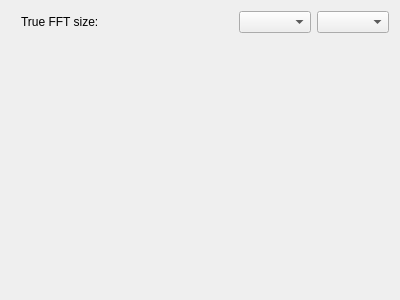
<?xml version="1.0" encoding="UTF-8"?>
<ui version="4.0">
 <class>Spectrogram_UI</class>
 <widget class="QWidget" name="Spectrogram_UI">
  <property name="geometry">
   <rect>
    <x>0</x>
    <y>0</y>
    <width>400</width>
    <height>300</height>
   </rect>
  </property>
  <property name="windowTitle">
   <string>Form</string>
  </property>
  <layout class="QGridLayout" name="gridLayout">
   <item row="0" column="5">
    <widget class="QComboBox" name="windowSize"/>
   </item>
   <item row="0" column="4">
    <widget class="QComboBox" name="windowFunction"/>
   </item>
   <item row="1" column="5">
    <spacer name="verticalSpacer">
     <property name="orientation">
      <enum>Qt::Vertical</enum>
     </property>
     <property name="sizeHint" stdset="0">
      <size>
       <width>20</width>
       <height>40</height>
      </size>
     </property>
    </spacer>
   </item>
   <item row="0" column="3">
    <spacer name="horizontalSpacer">
     <property name="orientation">
      <enum>Qt::Horizontal</enum>
     </property>
     <property name="sizeHint" stdset="0">
      <size>
       <width>40</width>
       <height>20</height>
      </size>
     </property>
    </spacer>
   </item>
   <item row="0" column="0">
    <spacer name="horizontalSpacer_2">
     <property name="orientation">
      <enum>Qt::Horizontal</enum>
     </property>
     <property name="sizeType">
      <enum>QSizePolicy::Fixed</enum>
     </property>
     <property name="sizeHint" stdset="0">
      <size>
       <width>10</width>
       <height>20</height>
      </size>
     </property>
    </spacer>
   </item>
   <item row="0" column="1">
    <widget class="QLabel" name="labelFFTSize">
     <property name="text">
      <string>True FFT size:</string>
     </property>
    </widget>
   </item>
   <item row="0" column="2">
    <widget class="QLabel" name="labelFFTSizeNumber">
     <property name="text">
      <string/>
     </property>
    </widget>
   </item>
  </layout>
 </widget>
 <resources/>
 <connections/>
</ui>
